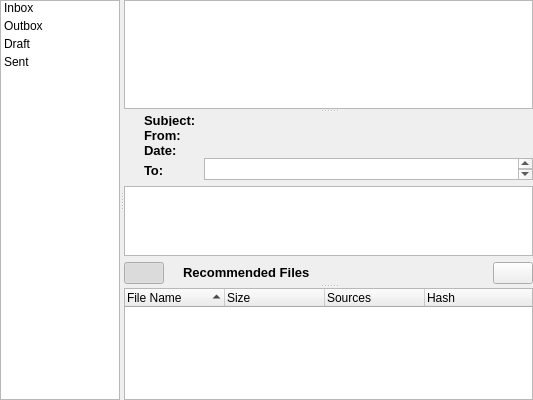
    <widget class="QSplitter" name="splitter_3">
     <property name="orientation">
      <enum>Qt::Horizontal</enum>
     </property>
     <widget class="QListWidget" name="listWidget">
      <property name="maximumSize">
       <size>
        <width>120</width>
        <height>16777215</height>
       </size>
      </property>
      <property name="font">
       <font>
        <pointsize>9</pointsize>
       </font>
      </property>
      <property name="styleSheet">
       <string notr="true"/>
      </property>
      <property name="lineWidth">
       <number>1</number>
      </property>
      <property name="midLineWidth">
       <number>0</number>
      </property>
      <property name="resizeMode">
       <enum>QListView::Fixed</enum>
      </property>
      <property name="spacing">
       <number>0</number>
      </property>
      <property name="gridSize">
       <size>
        <width>100</width>
        <height>18</height>
       </size>
      </property>
      <property name="modelColumn">
       <number>0</number>
      </property>
      <property name="uniformItemSizes">
       <bool>false</bool>
      </property>
      <property name="wordWrap">
       <bool>false</bool>
      </property>
      <item>
       <property name="text">
        <string>Inbox</string>
       </property>
       <property name="icon">
        <iconset resource="images.qrc">
         <normaloff>:/images/folder-inbox.png</normaloff>:/images/folder-inbox.png</iconset>
       </property>
      </item>
      <item>
       <property name="text">
        <string>Outbox</string>
       </property>
       <property name="icon">
        <iconset resource="images.qrc">
         <normaloff>:/images/folder-outbox.png</normaloff>:/images/folder-outbox.png</iconset>
       </property>
      </item>
      <item>
       <property name="text">
        <string>Draft</string>
       </property>
       <property name="icon">
        <iconset resource="images.qrc">
         <normaloff>:/images/folder-draft.png</normaloff>:/images/folder-draft.png</iconset>
       </property>
      </item>
      <item>
       <property name="text">
        <string>Sent</string>
       </property>
       <property name="icon">
        <iconset resource="images.qrc">
         <normaloff>:/images/folder-sent.png</normaloff>:/images/folder-sent.png</iconset>
       </property>
      </item>
     </widget>
     <widget class="QSplitter" name="msgSplitter">
      <property name="orientation">
       <enum>Qt::Vertical</enum>
      </property>
      <widget class="QSplitter" name="msgSplitter_2">
       <property name="orientation">
        <enum>Qt::Vertical</enum>
       </property>
       <widget class="QTreeView" name="messagestreeView">
        <property name="font">
         <font>
          <pointsize>9</pointsize>
         </font>
        </property>
        <property name="contextMenuPolicy">
         <enum>Qt::CustomContextMenu</enum>
        </property>
        <property name="selectionMode">
         <enum>QAbstractItemView::ExtendedSelection</enum>
        </property>
        <property name="sortingEnabled">
         <bool>true</bool>
        </property>
       </widget>
       <widget class="QWidget" name="layoutWidget">
        <layout class="QGridLayout" name="gridLayout_2">
         <item row="0" column="0">
          <layout class="QHBoxLayout">
           <property name="spacing">
            <number>6</number>
           </property>
           <property name="leftMargin">
            <number>0</number>
           </property>
           <property name="topMargin">
            <number>0</number>
           </property>
           <property name="bottomMargin">
            <number>0</number>
           </property>
           <item>
            <layout class="QVBoxLayout">
             <item>
              <spacer>
               <property name="orientation">
                <enum>Qt::Vertical</enum>
               </property>
               <property name="sizeType">
                <enum>QSizePolicy::Preferred</enum>
               </property>
               <property name="sizeHint" stdset="0">
                <size>
                 <width>20</width>
                 <height>40</height>
                </size>
               </property>
              </spacer>
             </item>
            </layout>
           </item>
           <item>
            <layout class="QGridLayout">
             <property name="horizontalSpacing">
              <number>0</number>
             </property>
             <property name="verticalSpacing">
              <number>3</number>
             </property>
             <item row="0" column="0">
              <widget class="QLabel" name="subjectlabel">
               <property name="sizePolicy">
                <sizepolicy hsizetype="Fixed" vsizetype="Fixed">
                 <horstretch>0</horstretch>
                 <verstretch>0</verstretch>
                </sizepolicy>
               </property>
               <property name="minimumSize">
                <size>
                 <width>60</width>
                 <height>12</height>
                </size>
               </property>
               <property name="maximumSize">
                <size>
                 <width>16777215</width>
                 <height>10</height>
                </size>
               </property>
               <property name="font">
                <font>
                 <pointsize>10</pointsize>
                 <weight>75</weight>
                 <bold>true</bold>
                </font>
               </property>
               <property name="text">
                <string>Subject:</string>
               </property>
              </widget>
             </item>
             <item row="0" column="2">
              <widget class="QLabel" name="subjectText">
               <property name="sizePolicy">
                <sizepolicy hsizetype="Expanding" vsizetype="Fixed">
                 <horstretch>2</horstretch>
                 <verstretch>0</verstretch>
                </sizepolicy>
               </property>
               <property name="minimumSize">
                <size>
                 <width>0</width>
                 <height>12</height>
                </size>
               </property>
               <property name="maximumSize">
                <size>
                 <width>16777215</width>
                 <height>12</height>
                </size>
               </property>
               <property name="font">
                <font>
                 <pointsize>9</pointsize>
                </font>
               </property>
               <property name="text">
                <string/>
               </property>
              </widget>
             </item>
             <item row="1" column="0">
              <widget class="QLabel" name="fromlabel">
               <property name="sizePolicy">
                <sizepolicy hsizetype="Fixed" vsizetype="Fixed">
                 <horstretch>0</horstretch>
                 <verstretch>0</verstretch>
                </sizepolicy>
               </property>
               <property name="minimumSize">
                <size>
                 <width>60</width>
                 <height>12</height>
                </size>
               </property>
               <property name="maximumSize">
                <size>
                 <width>16777215</width>
                 <height>10</height>
                </size>
               </property>
               <property name="font">
                <font>
                 <pointsize>10</pointsize>
                 <weight>75</weight>
                 <bold>true</bold>
                </font>
               </property>
               <property name="text">
                <string>From:</string>
               </property>
              </widget>
             </item>
             <item row="1" column="2">
              <widget class="QLabel" name="fromText">
               <property name="sizePolicy">
                <sizepolicy hsizetype="Expanding" vsizetype="Fixed">
                 <horstretch>2</horstretch>
                 <verstretch>0</verstretch>
                </sizepolicy>
               </property>
               <property name="minimumSize">
                <size>
                 <width>0</width>
                 <height>12</height>
                </size>
               </property>
               <property name="maximumSize">
                <size>
                 <width>16777215</width>
                 <height>12</height>
                </size>
               </property>
               <property name="font">
                <font>
                 <pointsize>9</pointsize>
                </font>
               </property>
               <property name="text">
                <string/>
               </property>
               <property name="scaledContents">
                <bool>true</bool>
               </property>
              </widget>
             </item>
             <item row="2" column="0">
              <widget class="QLabel" name="datelabel">
               <property name="sizePolicy">
                <sizepolicy hsizetype="Fixed" vsizetype="Fixed">
                 <horstretch>0</horstretch>
                 <verstretch>0</verstretch>
                </sizepolicy>
               </property>
               <property name="minimumSize">
                <size>
                 <width>60</width>
                 <height>12</height>
                </size>
               </property>
               <property name="maximumSize">
                <size>
                 <width>16777215</width>
                 <height>10</height>
                </size>
               </property>
               <property name="font">
                <font>
                 <pointsize>10</pointsize>
                 <weight>75</weight>
                 <bold>true</bold>
                </font>
               </property>
               <property name="text">
                <string>Date:</string>
               </property>
              </widget>
             </item>
             <item row="2" column="2">
              <widget class="QLabel" name="dateText">
               <property name="sizePolicy">
                <sizepolicy hsizetype="Expanding" vsizetype="Fixed">
                 <horstretch>2</horstretch>
                 <verstretch>0</verstretch>
                </sizepolicy>
               </property>
               <property name="minimumSize">
                <size>
                 <width>0</width>
                 <height>12</height>
                </size>
               </property>
               <property name="maximumSize">
                <size>
                 <width>16777215</width>
                 <height>12</height>
                </size>
               </property>
               <property name="font">
                <font>
                 <pointsize>9</pointsize>
                </font>
               </property>
               <property name="text">
                <string/>
               </property>
              </widget>
             </item>
             <item row="3" column="0">
              <widget class="QLabel" name="tolabel">
               <property name="sizePolicy">
                <sizepolicy hsizetype="Fixed" vsizetype="Fixed">
                 <horstretch>0</horstretch>
                 <verstretch>0</verstretch>
                </sizepolicy>
               </property>
               <property name="minimumSize">
                <size>
                 <width>60</width>
                 <height>12</height>
                </size>
               </property>
               <property name="maximumSize">
                <size>
                 <width>16777215</width>
                 <height>10</height>
                </size>
               </property>
               <property name="font">
                <font>
                 <pointsize>10</pointsize>
                 <weight>75</weight>
                 <bold>true</bold>
                </font>
               </property>
               <property name="text">
                <string>To:</string>
               </property>
              </widget>
             </item>
             <item row="3" column="2">
              <widget class="QTextBrowser" name="toText">
               <property name="maximumSize">
                <size>
                 <width>16777215</width>
                 <height>22</height>
                </size>
               </property>
               <property name="font">
                <font>
                 <pointsize>9</pointsize>
                </font>
               </property>
              </widget>
             </item>
            </layout>
           </item>
          </layout>
         </item>
         <item row="1" column="0">
          <widget class="QTextBrowser" name="msgText">
           <property name="sizePolicy">
            <sizepolicy hsizetype="Expanding" vsizetype="Expanding">
             <horstretch>0</horstretch>
             <verstretch>10</verstretch>
            </sizepolicy>
           </property>
           <property name="openExternalLinks">
            <bool>true</bool>
           </property>
          </widget>
         </item>
         <item row="2" column="0">
          <layout class="QHBoxLayout">
           <item>
            <layout class="QGridLayout">
             <property name="margin">
              <number>0</number>
             </property>
             <property name="spacing">
              <number>6</number>
             </property>
             <item row="0" column="1">
              <widget class="QLabel" name="label_6">
               <property name="text">
                <string/>
               </property>
               <property name="pixmap">
                <pixmap resource="images.qrc">:/images/attachment.png</pixmap>
               </property>
              </widget>
             </item>
             <item row="0" column="2">
              <widget class="QLabel" name="label_2">
               <property name="text">
                <string>&lt;html&gt;&lt;head&gt;&lt;meta name=&quot;qrichtext&quot; content=&quot;1&quot; /&gt;&lt;style type=&quot;text/css&quot;&gt;
p, li { white-space: pre-wrap; }
&lt;/style&gt;&lt;/head&gt;&lt;body style=&quot; font-family:'Arial'; font-size:8pt; font-weight:400; font-style:normal; text-decoration:none;&quot;&gt;
&lt;p style=&quot; margin-top:0px; margin-bottom:0px; margin-left:0px; margin-right:0px; -qt-block-indent:0; text-indent:0px;&quot;&gt;&lt;span style=&quot; font-size:10pt; font-weight:600;&quot;&gt;Recommended Files&lt;/span&gt;&lt;/p&gt;&lt;/body&gt;&lt;/html&gt;</string>
               </property>
              </widget>
             </item>
             <item row="0" column="3">
              <widget class="QLabel" name="filesText">
               <property name="font">
                <font>
                 <pointsize>10</pointsize>
                 <italic>true</italic>
                </font>
               </property>
               <property name="text">
                <string/>
               </property>
              </widget>
             </item>
             <item row="0" column="0">
              <widget class="QPushButton" name="expandFilesButton">
               <property name="text">
                <string/>
               </property>
               <property name="icon">
                <iconset resource="images.qrc">
                 <normaloff>:/images/edit_remove24.png</normaloff>:/images/edit_remove24.png</iconset>
               </property>
               <property name="checkable">
                <bool>true</bool>
               </property>
               <property name="checked">
                <bool>true</bool>
               </property>
              </widget>
             </item>
            </layout>
           </item>
           <item>
            <spacer>
             <property name="orientation">
              <enum>Qt::Horizontal</enum>
             </property>
             <property name="sizeHint" stdset="0">
              <size>
               <width>351</width>
               <height>20</height>
              </size>
             </property>
            </spacer>
           </item>
           <item>
            <widget class="QPushButton" name="downloadButton">
             <property name="toolTip">
              <string>&lt;html&gt;&lt;head&gt;&lt;meta name=&quot;qrichtext&quot; content=&quot;1&quot; /&gt;&lt;style type=&quot;text/css&quot;&gt;
p, li { white-space: pre-wrap; }
&lt;/style&gt;&lt;/head&gt;&lt;body style=&quot; font-family:'Arial'; font-size:8pt; font-weight:400; font-style:normal;&quot;&gt;
&lt;p style=&quot; margin-top:0px; margin-bottom:0px; margin-left:0px; margin-right:0px; -qt-block-indent:0; text-indent:0px;&quot;&gt;Download all Recommended Files&lt;/p&gt;&lt;/body&gt;&lt;/html&gt;</string>
             </property>
             <property name="text">
              <string/>
             </property>
             <property name="icon">
              <iconset resource="images.qrc">
               <normaloff>:/images/down.png</normaloff>:/images/down.png</iconset>
             </property>
            </widget>
           </item>
          </layout>
         </item>
        </layout>
       </widget>
      </widget>
      <widget class="QTreeWidget" name="msgList">
       <property name="font">
        <font>
         <pointsize>9</pointsize>
        </font>
       </property>
       <property name="contextMenuPolicy">
        <enum>Qt::CustomContextMenu</enum>
       </property>
       <property name="styleSheet">
        <string notr="true"/>
       </property>
       <property name="sortingEnabled">
        <bool>true</bool>
       </property>
       <column>
        <property name="text">
         <string>File Name</string>
        </property>
       </column>
       <column>
        <property name="text">
         <string>Size</string>
        </property>
       </column>
       <column>
        <property name="text">
         <string>Sources</string>
        </property>
       </column>
       <column>
        <property name="text">
         <string>Hash</string>
        </property>
       </column>
      </widget>
     </widget>
    </widget>
